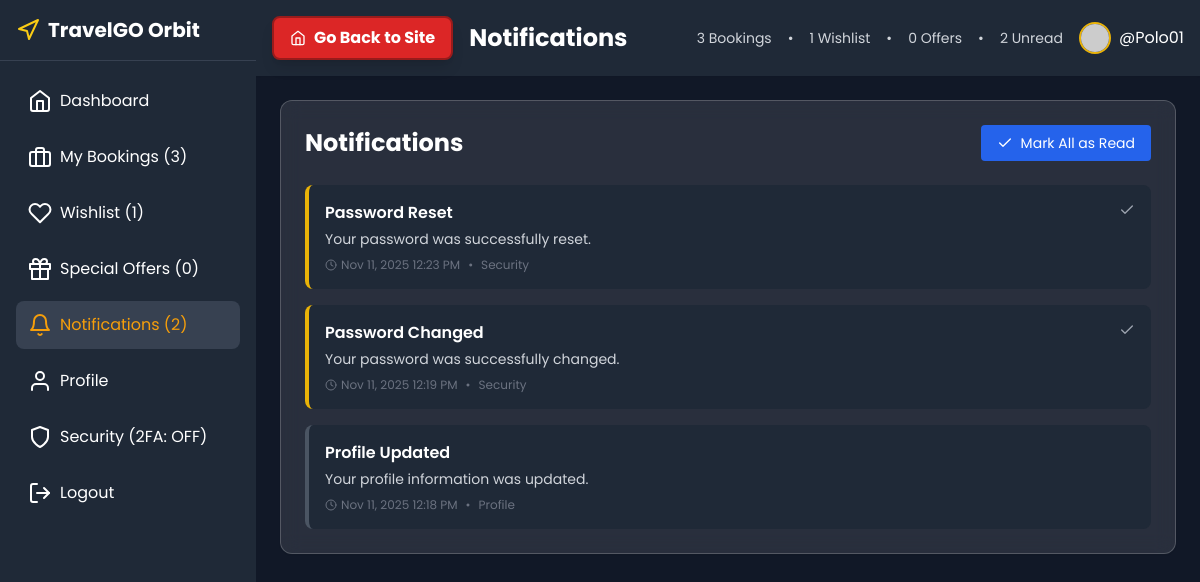
The app's page /dashboard.php?view=notifications (signed in) with its own data.
### tables this page shows
CREATE TABLE `notifications` (
  `id` int(11) NOT NULL,
  `user_id` int(11) NOT NULL,
  `type` enum('booking','security','promotion','system','profile') NOT NULL,
  `title` varchar(255) NOT NULL,
  `message` text NOT NULL,
  `is_read` tinyint(1) DEFAULT 0,
  `action_url` varchar(500) DEFAULT NULL,
  `created_at` timestamp NOT NULL DEFAULT current_timestamp()
);

### dashboard.php (the view, shortened to what the rows shown need)
<?php
require 'connection.php';
$bookingsCount = 0;
$wishlistCount = 0;
try {
    $bookingsStmt = $pdo->prepare("SELECT COUNT(*) as count FROM bookings WHERE user_id = ?");
    $bookingsStmt->execute([$_SESSION['user_id']]);
    $bookingsResult = $bookingsStmt->fetch();
    $bookingsCount = $bookingsResult ? $bookingsResult['count'] : 0;
    $wishlistStmt = $pdo->prepare("SELECT COUNT(*) as count FROM user_wishlist WHERE user_id = ?");
    $wishlistStmt->execute([$_SESSION['user_id']]);
    $wishlistResult = $wishlistStmt->fetch();
    $wishlistCount = $wishlistResult ? $wishlistResult['count'] : 0;
} catch (Exception $e) {
    error_log("Dashboard stats error: " . $e->getMessage());
}
$userOffers = [];
$availableOffersCount = 0;
try {
    $offersStmt = $pdo->prepare("
        SELECT uo.*, c.code, c.description, c.discount_type, c.discount_value, c.min_amount, c.max_discount
        FROM user_offers uo
        JOIN coupons c ON uo.offer_code = c.code
        WHERE uo.user_id = ? AND uo.is_used = 0 AND uo.valid_until > NOW()
    ");
    $offersStmt->execute([$_SESSION['user_id']]);
    $userOffers = $offersStmt->fetchAll();
    $availableOffersCount = count($userOffers);
} catch (Exception $e) {
    error_log("Dashboard offers error: " . $e->getMessage());
}
$current_view = $_GET['view'] ?? 'dashboard';
$bookingsStmt = $pdo->prepare("
    SELECT b.*,
           t.transaction_id,
           t.status as payment_status,
           JSON_EXTRACT(b.flight_details, '$.flight_data.airline_name') as airline_name,
           JSON_EXTRACT(b.flight_details, '$.flight_data.flight_number') as flight_number,
           JSON_EXTRACT(b.flight_details, '$.flight_data.origin') as origin,
           JSON_EXTRACT(b.flight_details, '$.flight_data.destination') as destination,
           JSON_EXTRACT(b.flight_details, '$.selected_seats') as selected_seats_json,
           b.selected_seats as selected_seats_column,
           JSON_EXTRACT(b.flight_details, '$.flight_data.departure_date') as departure_date,
           JSON_EXTRACT(b.flight_details, '$.flight_data.return_date') as return_date,
           b.created_at as booking_date
    FROM bookings b
    LEFT JOIN transactions t ON b.id = t.booking_id
    WHERE b.user_id = ?
    ORDER BY b.created_at DESC
    LIMIT 10
");
$bookingsStmt->execute([$_SESSION['user_id']]);
$bookings = $bookingsStmt->fetchAll();
$notificationsStmt = $pdo->prepare("
    SELECT * FROM notifications
    WHERE user_id = ?
    ORDER BY created_at DESC
    LIMIT 10
");
$notificationsStmt->execute([$_SESSION['user_id']]);
$notifications = $notificationsStmt->fetchAll();
?>
<!DOCTYPE html>
<html lang="en">
<head>
    <link rel="stylesheet" href="https://cdnjs.cloudflare.com/ajax/libs/cropperjs/1.5.13/cropper.min.css">
    <script src="https://cdn.tailwindcss.com"></script>
</head>
<body>
    <div class="flex h-screen">
        <div class="flex-1 overflow-auto bg-gray-900">
            <header class="bg-gray-800 shadow-sm p-4 flex justify-between items-center">
                <div class="flex items-center">
                    <h1 class="text-2xl font-bold text-white">
                        <?php
                        switch ($current_view) {
                            case 'notifications':
                                echo 'Notifications';
                                break;
                        }
                        ?>
                    </h1>
                </div>
            </header>
            <main class="p-6">
                <?php if ($current_view === 'dashboard'): ?>
                    <div class="grid grid-cols-1 md:grid-cols-3 gap-6 mb-6">
                        <div class="card-dark p-6 rounded-xl shadow-sm">
                            <div class="flex items-center justify-between">
                                <div>
                                    <p class="text-gray-300">Upcoming Trips</p>
                                    <h3 class="text-2xl font-bold text-white"><?= $bookingsCount ?></h3>
                                </div>
                                <div class="p-3 rounded-full bg-blue-900 text-blue-300">
                                    <i data-feather="calendar"></i>
                                </div>
                            </div>
                        </div>
                        <div class="card-dark p-6 rounded-xl shadow-sm">
                            <div class="flex items-center justify-between">
                                <div>
                                    <p class="text-gray-300">Wishlist Items</p>
                                    <h3 class="text-2xl font-bold text-white"><?= $wishlistCount ?></h3>
                                </div>
                                <div class="p-3 rounded-full bg-green-900 text-green-300">
                                    <i data-feather="heart"></i>
                                </div>
                            </div>
                        </div>
                        <div class="card-dark p-6 rounded-xl shadow-sm">
                            <div class="flex items-center justify-between">
                                <div>
                                    <p class="text-gray-300">Available Offers</p>
                                    <h3 class="text-2xl font-bold text-white"><?= $availableOffersCount ?></h3>
                                </div>
                                <div class="p-3 rounded-full bg-yellow-900 text-yellow-300">
                                    <i data-feather="gift"></i>
                                </div>
                            </div>
                        </div>
                    </div>
                    <div class="card-dark p-6 rounded-xl shadow-sm mb-6">
                        <h2 class="text-xl font-bold text-white mb-4">Quick Actions</h2>
                        <div class="grid grid-cols-1 md:grid-cols-2 lg:grid-cols-4 gap-4">
                            <a href="index.php" class="bg-blue-900 hover:bg-blue-800 p-4 rounded-lg text-center transition-colors">
                                <i data-feather="plane" class="w-8 h-8 text-blue-300 mx-auto mb-2"></i>
                                <span class="font-medium text-white">Book Flights</span>
                            </a>
                            <a href="dashboard.php?view=wishlist" class="bg-green-900 hover:bg-green-800 p-4 rounded-lg text-center transition-colors">
                                <i data-feather="heart" class="w-8 h-8 text-green-300 mx-auto mb-2"></i>
                                <span class="font-medium text-white">My Wishlist</span>
                            </a>
                            <a href="dashboard.php?view=offers" class="bg-purple-900 hover:bg-purple-800 p-4 rounded-lg text-center transition-colors">
                                <i data-feather="gift" class="w-8 h-8 text-purple-300 mx-auto mb-2"></i>
                                <span class="font-medium text-white">Special Offers</span>
                            </a>
                            <a href="dashboard.php?view=profile" class="bg-indigo-900 hover:bg-indigo-800 p-4 rounded-lg text-center transition-colors">
                                <i data-feather="user" class="w-8 h-8 text-indigo-300 mx-auto mb-2"></i>
                                <span class="font-medium text-white">My Profile</span>
                            </a>
                        </div>
                    </div>
                    <div class="grid grid-cols-1 lg:grid-cols-2 gap-6">
                        <div class="card-dark p-6 rounded-xl shadow-sm">
                            <h2 class="text-xl font-bold text-white mb-4">Recent Bookings</h2>
                            <?php if (empty($bookings)): ?>
                                <p class="text-gray-400 text-center py-4">No bookings yet. <a href="index.php" class="text-blue-400 hover:text-blue-300">Book your first flight!</a></p>
                            <?php else: ?>
                                <div class="space-y-4">
                                    <?php foreach (array_slice($bookings, 0, 3) as $booking): ?>
                                        <div class="flex justify-between items-center p-4 bg-gray-800 rounded-lg">
                                            <div>
                                                <h3 class="font-semibold text-white">Booking #<?= htmlspecialchars($booking['booking_reference']) ?></h3>
                                                <p class="text-sm text-gray-400"><?= $booking['airline_name'] ?> • <?= htmlspecialchars($booking['origin']) ?> to <?= htmlspecialchars($booking['destination']) ?></p>
                                                <p class="text-sm text-gray-400">Status: <?= ucfirst($booking['status']) ?></p>
                                            </div>
                                            <span class="px-3 py-1 bg-blue-900 text-blue-300 rounded-full text-sm">
                                                HKD $<?= number_format($booking['total_amount'], 2) ?>
                                            </span>
                                        </div>
                                    <?php endforeach; ?>
                                </div>
                                <?php if (count($bookings) > 3): ?>
                                    <div class="mt-4 text-center">
                                        <a href="dashboard.php?view=bookings" class="text-blue-400 hover:text-blue-300 text-sm">View all bookings</a>
                                    </div>
                                <?php endif; ?>
                            <?php endif; ?>
                        </div>
                        <div class="card-dark p-6 rounded-xl shadow-sm">
                            <h2 class="text-xl font-bold text-white mb-4">Available Offers</h2>
                            <?php if (empty($userOffers)): ?>
                                <p class="text-gray-400 text-center py-4">No active offers available.</p>
                            <?php else: ?>
                                <div class="space-y-3">
                                    <?php foreach (array_slice($userOffers, 0, 2) as $offer): ?>
                                        <div class="p-3 bg-gray-800 rounded-lg border-l-4 border-yellow-500">
                                            <div class="flex justify-between items-center">
                                                <div>
                                                    <h3 class="font-semibold text-white"><?= htmlspecialchars($offer['description']) ?></h3>
                                                    <p class="text-sm text-yellow-400">Code: <?= htmlspecialchars($offer['code']) ?></p>
                                                </div>
                                                <span class="px-2 py-1 bg-yellow-500 text-blue-900 rounded text-xs font-bold">
                                                    <?= $offer['discount_percent'] ?>% OFF
                                                </span>
                                            </div>
                                        </div>
                                    <?php endforeach; ?>
                                </div>
                                <?php if (count($userOffers) > 2): ?>
                                    <div class="mt-4 text-center">
                                        <a href="dashboard.php?view=offers" class="text-blue-400 hover:text-blue-300 text-sm">View all offers</a>
                                    </div>
                                <?php endif; ?>
                            <?php endif; ?>
                        </div>
                    </div>
                <?php elseif ($current_view === 'notifications'): ?>
                    <div class="w-full">
                        <div class="card-dark p-6 rounded-xl shadow-sm">
                            <div class="flex justify-between items-center mb-6">
                                <h2 class="text-2xl font-bold text-white">Notifications</h2>
                            </div>
                            <?php if (empty($notifications)): ?>
                                <div class="text-center py-8">
                                    <i data-feather="bell" class="w-16 h-16 text-gray-500 mx-auto mb-4"></i>
                                    <h3 class="text-xl font-semibold text-gray-400 mb-2">No notifications</h3>
                                    <p class="text-gray-500">You're all caught up!</p>
                                </div>
                            <?php else: ?>
                                <div class="space-y-4">
                                    <?php foreach ($notifications as $notification): ?>
                                        <div class="bg-gray-800 rounded-lg p-4 border-l-4 <?= $notification['is_read'] ? 'border-gray-600' : 'border-yellow-500' ?>">
                                            <div class="flex justify-between items-start">
                                                <div class="flex-1">
                                                    <h3 class="font-semibold text-white mb-1"><?= htmlspecialchars($notification['title']) ?></h3>
                                                    <p class="text-gray-300 text-sm mb-2"><?= htmlspecialchars($notification['message']) ?></p>
                                                    <div class="flex items-center text-xs text-gray-500">
                                                        <i data-feather="clock" class="w-3 h-3 mr-1"></i>
                                                        <?= date('M j, Y g:i A', strtotime($notification['created_at'])) ?>
                                                        <span class="mx-2">•</span>
                                                        <span class="capitalize"><?= $notification['type'] ?></span>
                                                    </div>
                                                </div>
                                                <?php if (!$notification['is_read']): ?>
                                                    <form method="POST" class="ml-4">
                                                        <button type="submit"
                                                            class="text-gray-400 hover:text-white transition-colors"
                                                            title="Mark as read">
                                                            <i data-feather="check" class="w-4 h-4"></i>
                                                        </button>
                                                    </form>
                                                <?php endif; ?>
                                            </div>
                                        </div>
                                    <?php endforeach; ?>
                                </div>
                            <?php endif; ?>
                        </div>
                    </div>
                <?php endif; ?>
            </main>
        </div>
    </div>
</body>
</html>

### records on screen
notifications: title "Password Reset", message "Your password was successfully reset.", created_at "Nov 11, 2025 12:23 PM", type "Security"
notifications: title "Password Changed", message "Your password was successfully changed.", created_at "Nov 11, 2025 12:19 PM", type "Security"
notifications: title "Profile Updated", message "Your profile information was updated.", created_at "Nov 11, 2025 12:18 PM", type "Profile"

### other values on screen
$bookingsCount "3"
$wishlistCount "1"
$availableOffersCount "0"
$unreadNotifications "2"
$_SESSION['username'] "Polo01"
